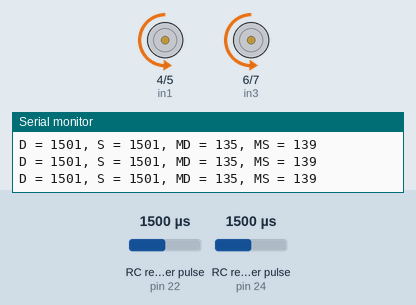
Bench run of a sketch on a simulated Arduino Mega 2560, built with avr-gcc and run on an emulated ATmega2560. On the bench: motor-driver pin pairs drawn as motors (green arrow = first pin HIGH = forward, orange = second pin HIGH = backward, longer = more drive, scaled by the enable pin), the last lines printed to the serial monitor. Wiring (inferred from the names in the program): 2 × RC receiver channel: data pin 22 / data pin 24. The test bench sets the inputs (shaded band); at power-on: RC receiver pulse (sensors on pin 22, pin 24) 1500 µs.

Above: at 1.2 s.
1.3 s: RC receiver pulse (sensor on pin 22) set to 1020 µs
At 1.9 s:
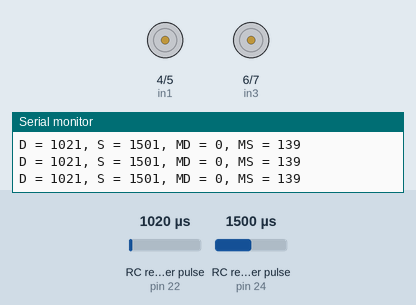
2.8 s: RC receiver pulse (sensor on pin 24) set to 1390 µs
5.8 s: RC receiver pulse (sensor on pin 24) set to 1376 µs
8.8 s: RC receiver pulse (sensor on pin 22) set to 1059 µs
11.8 s: RC receiver pulse (sensor on pin 22) set to 1090 µs
At 12.7 s:
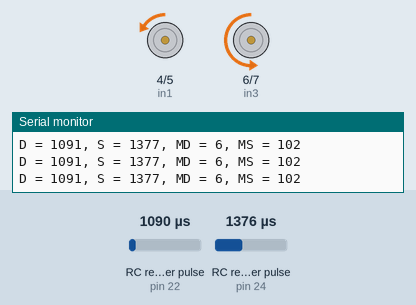
14.8 s: RC receiver pulse (sensor on pin 24) set to 1750 µs
At 15.6 s:
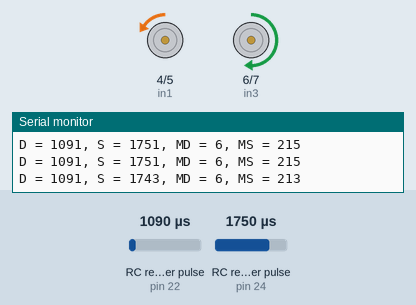
Timing chart, 0 to 17.3 s (numbered marks = the images above; inputs shaded):
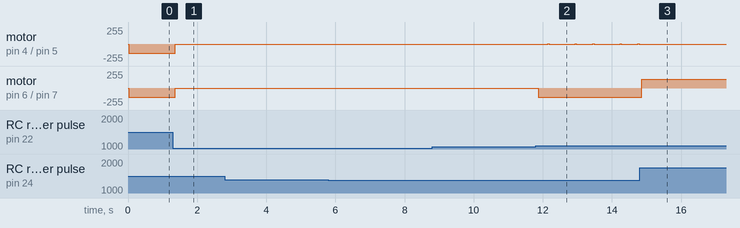

Measured:
- the behaviour switches between 1072 and 1073 µs on RC receiver pulse (sensor on pin 22) (found by bisection; images 1 and 2)
- after the input at 1.3 s, motor on pin 4 (in1) / pin 5 (in2), motor on pin 6 (in3) / pin 7 (in4): backward 135/255 → stopped after 0.07 s
- after the input at 11.8 s, motor on pin 4 (in1) / pin 5 (in2): stopped → backward 6/255 after 0.07 s, then repeats every 1.3 s: forward 6/255 0.04 s, backward 6/255 0.75 s, forward 6/255 0.04 s, backward 6/255 0.47 s; motor on pin 6 (in3) / pin 7 (in4): stopped → backward 135/255 after 0.07 s
- after the input at 14.8 s, motor on pin 4 (in1) / pin 5 (in2): stops changing and stays backward 6/255; motor on pin 6 (in3) / pin 7 (in4): backward 135/255 → forward 135/255 after 0.07 s

The sketch:

6WD_L298N.ino
```cpp
#define chA 22
#define chB 24
#define enA 9
#define in1 4
#define in2 5
#define enB 10
#define in3 6
#define in4 7

void setup() {
  pinMode(chA, INPUT);
  pinMode(chB, INPUT);
  pinMode(enA, OUTPUT);
  pinMode(enB, OUTPUT);
  pinMode(in1, OUTPUT);
  pinMode(in2, OUTPUT);
  pinMode(in3, OUTPUT);
  pinMode(in4, OUTPUT);

  Serial.begin(9600);
}

void loop() {
  int drive = pulseIn (chA, HIGH);     // drive, back
  int steering = pulseIn (chB, HIGH);  // left, right

  String data = "D = " + String(drive);
  Serial.print(data);
  data =  ", S = " + String(steering);
  Serial.print(data);

  int motorDrive = 0;
  int motorSteer = 0;

  motorDrive = map(drive, 1070, 1880, 0, 255);
  motorDrive = constrain(motorDrive, 0, 255);
  motorSteer = map(steering, 1040, 1880, 0, 255);
  motorSteer = constrain(motorSteer, 0, 255);

  data =  ", MD = " + String(motorDrive);
  Serial.print(data);
  data =  ", MS = " + String(motorSteer);
  Serial.println(data);

  if(100 <= motorSteer && motorSteer <= 140)
  {
    digitalWrite(in1, LOW);     // Set Motor A forward
    digitalWrite(in2, HIGH);
    digitalWrite(in3, LOW);
    digitalWrite(in4, HIGH);
  }
  else if(motorSteer < 100)
  {
    digitalWrite(in1, HIGH);
    digitalWrite(in2, LOW);
    digitalWrite(in3, LOW);
    digitalWrite(in4, HIGH);
  }
  else
  {
    digitalWrite(in1, LOW);
    digitalWrite(in2, HIGH);
    digitalWrite(in3, HIGH);
    digitalWrite(in4, LOW);
  }

  analogWrite(enA, motorDrive); // Send PWM signal to motor A
  analogWrite(enB, motorDrive); // Send PWM signal to motor B
}
```
